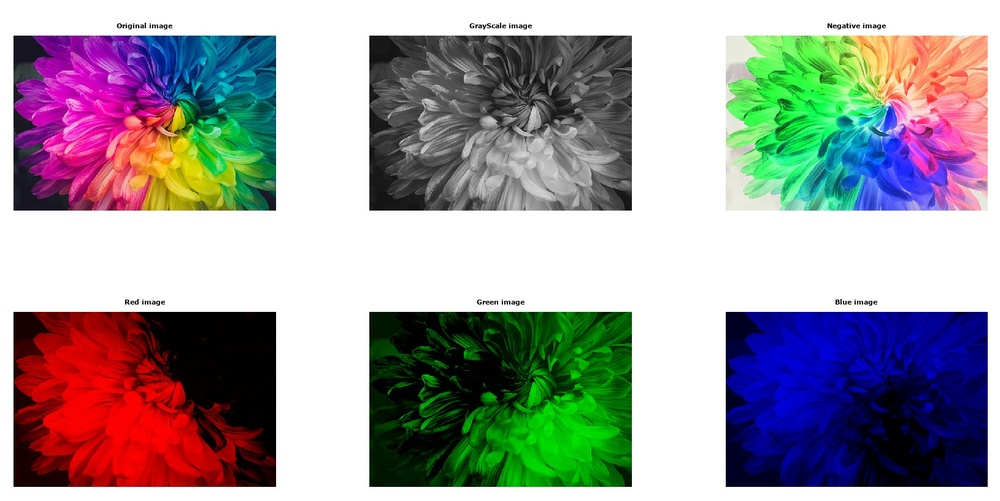
%> input picture images/1.jpg, 1000 x 501 px, shrunk from 1630 x 816 before the run
$ octave --eval "result = opening_closing('../images/1.jpg');"   (GNU Octave 9; MATLAB toolbox functions it lacks are replaced by stand-ins)
%> lines starting %> are read from the running program, lines starting %| are printed output that depends on the picture
function resimg = opening_closing(impath)
%> called with impath = '../images/1.jpg'

  % read image
  img = imread(impath);
%> img is the input picture: size 501x1000x3 uint8; mean R, G, B 157.3, 153.8, 156.6

  % convert to grayscale
  % img = rgb2gray(img);

  % create circle structuring element
  % visit https://in.mathworks.com/help/images/ref/strel.html for more information on structig element
  se = strel('disk',1,0);

  % matlab function imerode
  resimg1 = imerode(img,se);
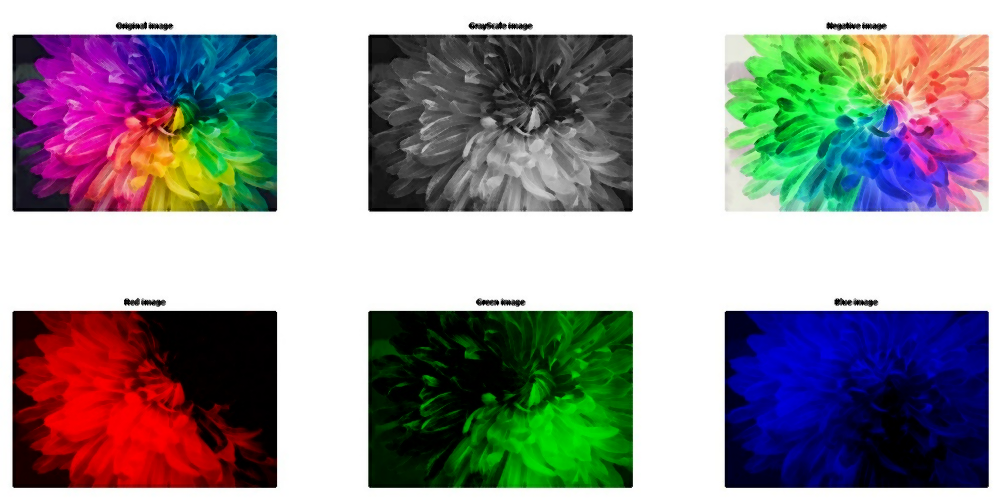
%> resimg1: size 501x1000x3 uint8; mean R, G, B 150.4, 146.8, 149.6

  % matlab function imdilate
  resimg2 = imdilate(resimg1,se);

  % matlab function imdilate
  resimg3 = imdilate(resimg2,se);
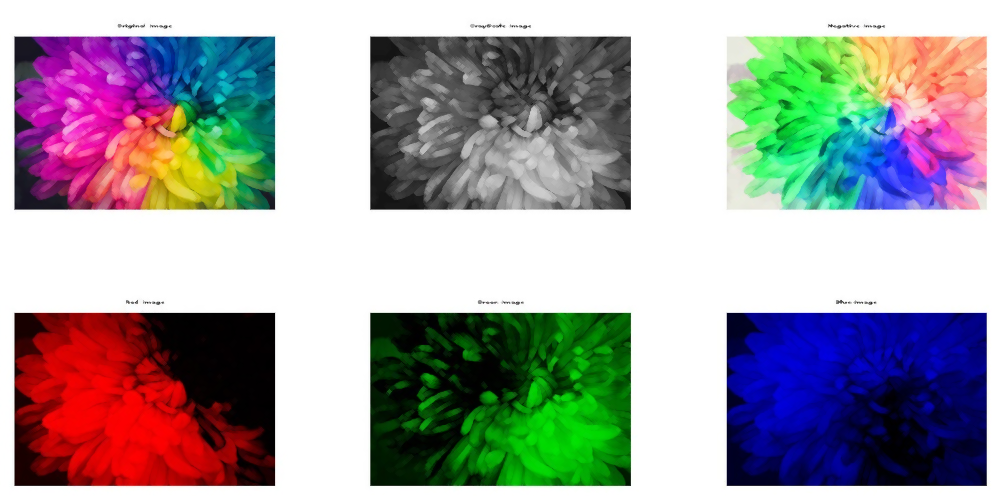
%> resimg3: size 501x1000x3 uint8; mean R, G, B 161, 157.7, 160.3

  % matlab function imerode
  resimg = imerode(resimg3,se);
%> `result = opening_closing('../images/1.jpg');`:
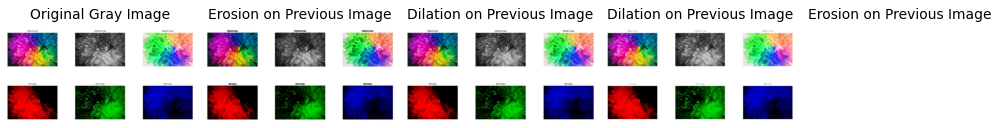
%> figure redrawn from the program's plot data, 5 panels

  % plot results
  subplot(1,5,1),imshow(img);
  title('Original Gray Image','FontSize',18);

  subplot(1,5,2),imshow(resimg1);
  title('Erosion on Previous Image','FontSize',18);

  subplot(1,5,3),imshow(resimg2);
  title('Dilation on Previous Image','FontSize',18);

  subplot(1,5,4),imshow(resimg3);
  title('Dilation on Previous Image','FontSize',18);

  subplot(1,5,5),imshow(resimg);
  title('Erosion on Previous Image','FontSize',18);

endfunction

$ run again, on images/2.jpg
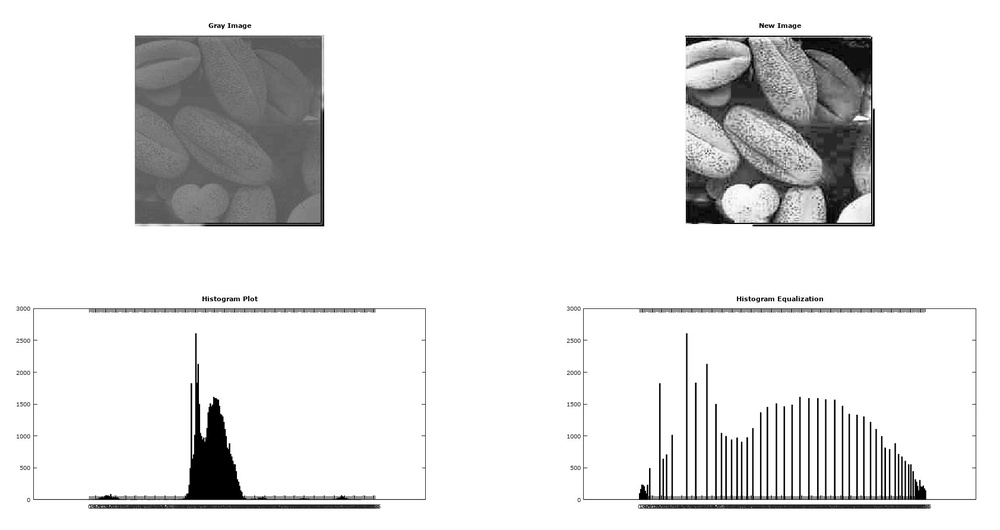
%> input picture images/2.jpg, 1000 x 530 px, shrunk from 1684 x 892 before the run
%> in opening_closing, img is the input picture: size 530x1000x3 uint8; min 0, max 255, mean 229.2
%> in opening_closing, `resimg1 = imerode(img,se);`:
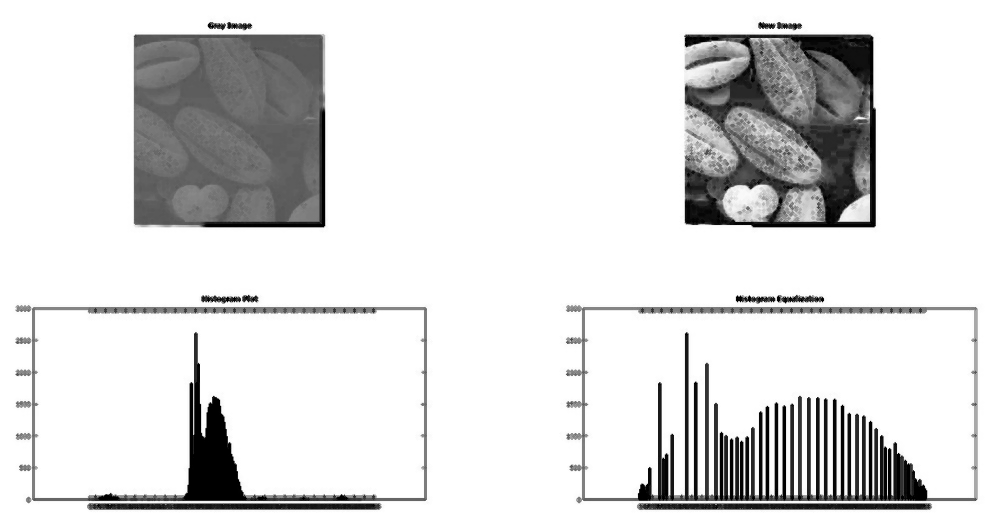
%> resimg1: size 530x1000x3 uint8; min 0, max 255, mean 221.6
%> in opening_closing, `resimg = imerode(resimg3,se);`:
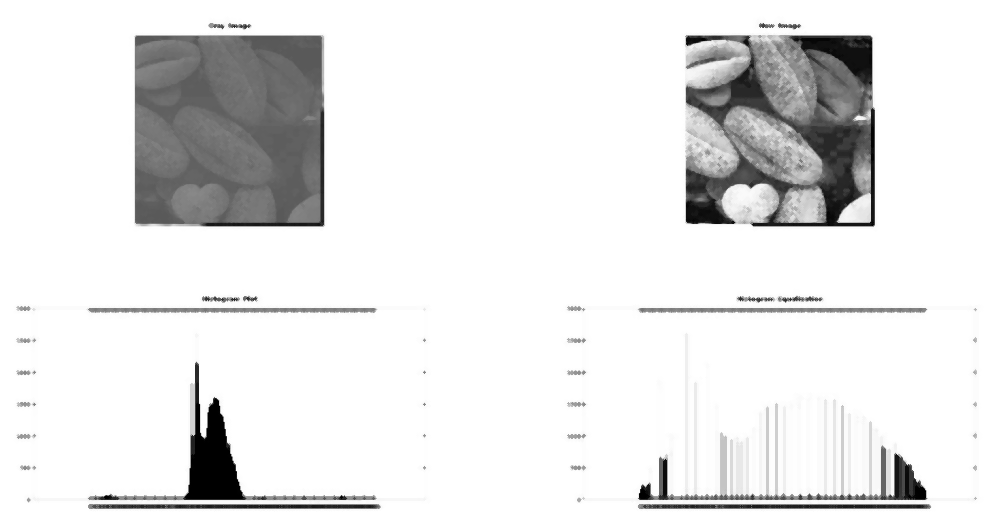
%> resimg: size 530x1000x3 uint8; min 0, max 255, mean 230.5

$ run again, on images/eg1.jpg
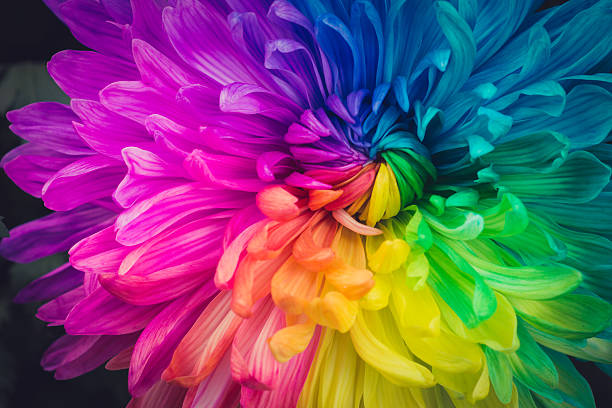
%> input picture images/eg1.jpg, 612 x 408 px
%> in opening_closing, img is the input picture: size 408x612x3 uint8; mean R, G, B 116, 80.3, 107.9
%> in opening_closing, `resimg1 = imerode(img,se);`:
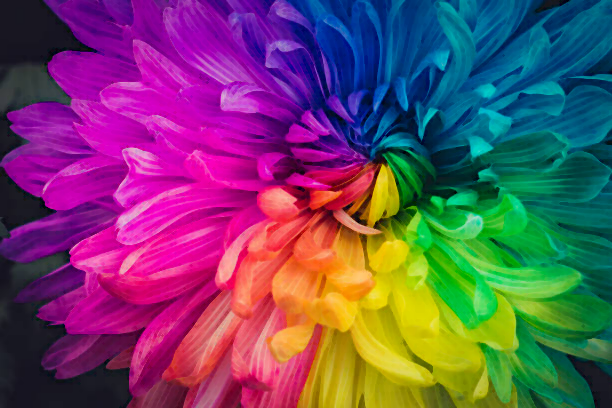
%> resimg1: size 408x612x3 uint8; mean R, G, B 107.8, 71.4, 98.9
%> in opening_closing, `resimg = imerode(resimg3,se);`:
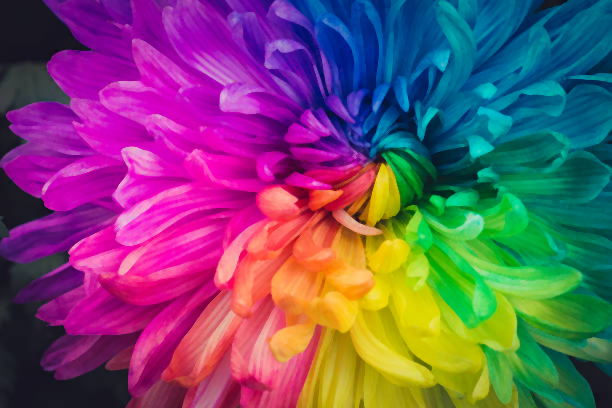
%> resimg: size 408x612x3 uint8; mean R, G, B 114.6, 79, 106.6

$ run again, on images/circle_signature.png
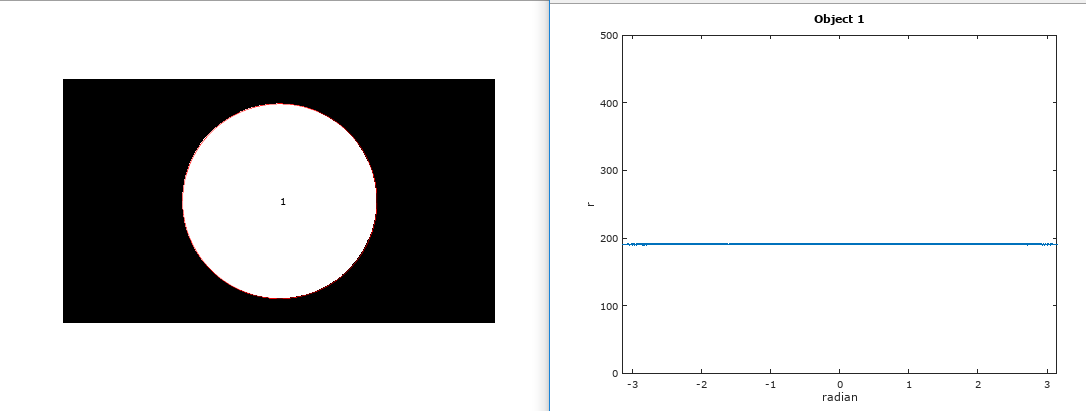
%> input picture images/circle_signature.png, 1086 x 411 px
%> in opening_closing, img is the input picture: size 411x1086x3 uint8; mean R, G, B 209.5, 209.6, 209.9
%> in opening_closing, `resimg1 = imerode(img,se);`:
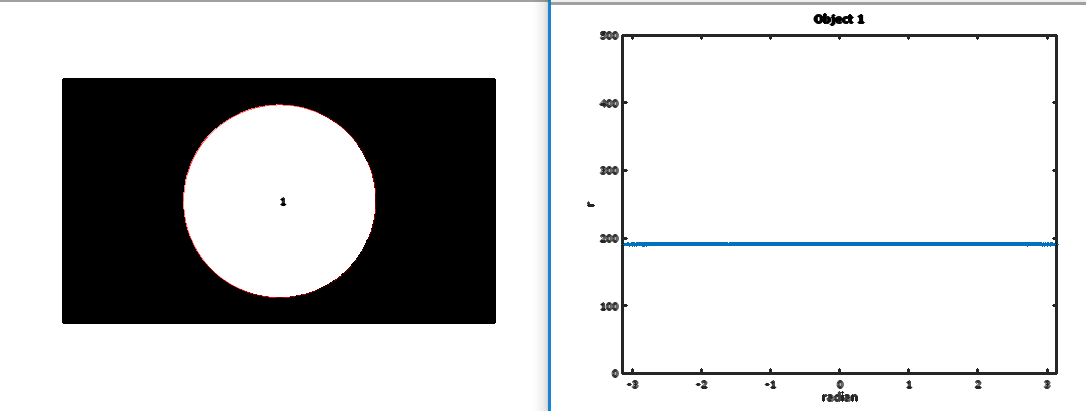
%> resimg1: size 411x1086x3 uint8; mean R, G, B 205.2, 205.7, 206.2
%> in opening_closing, `resimg3 = imdilate(resimg2,se);`:
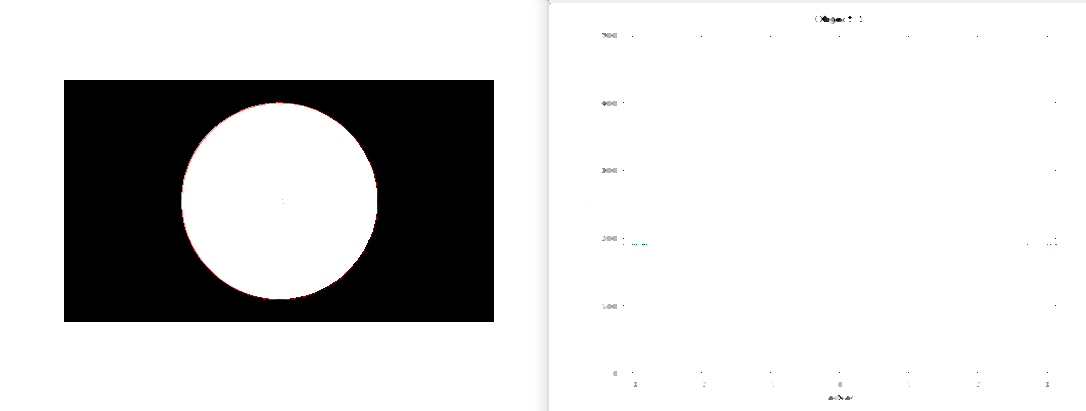
%> resimg3: size 411x1086x3 uint8; mean R, G, B 212.5, 212.3, 212.3
